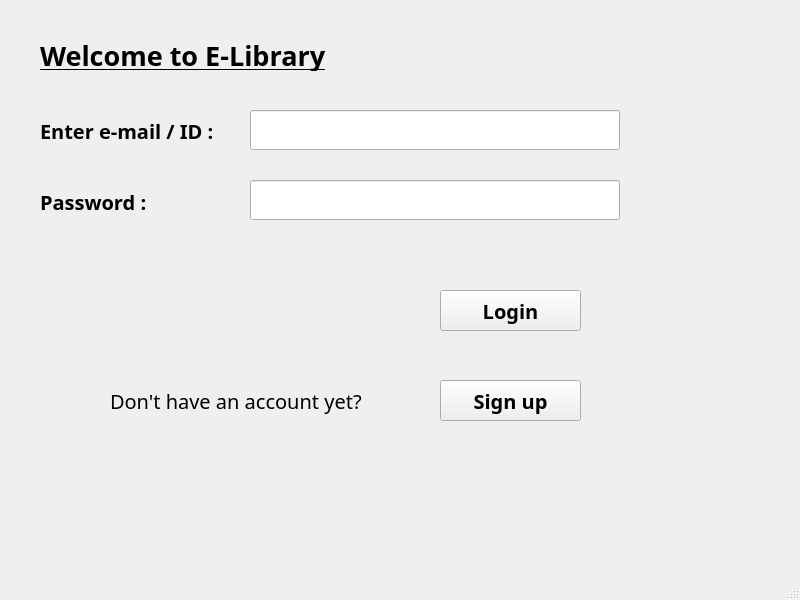
<?xml version="1.0" encoding="UTF-8"?>
<ui version="4.0">
 <class>LoginWindow</class>
 <widget class="QMainWindow" name="LoginWindow">
  <property name="geometry">
   <rect>
    <x>0</x>
    <y>0</y>
    <width>800</width>
    <height>600</height>
   </rect>
  </property>
  <property name="font">
   <font>
    <pointsize>20</pointsize>
   </font>
  </property>
  <property name="windowTitle">
   <string>MainWindow</string>
  </property>
  <widget class="QWidget" name="centralwidget">
   <widget class="QLabel" name="label">
    <property name="geometry">
     <rect>
      <x>40</x>
      <y>40</y>
      <width>341</width>
      <height>31</height>
     </rect>
    </property>
    <property name="font">
     <font>
      <family>Umpush</family>
      <pointsize>20</pointsize>
      <weight>75</weight>
      <bold>true</bold>
      <underline>true</underline>
     </font>
    </property>
    <property name="text">
     <string>Welcome to E-Library</string>
    </property>
   </widget>
   <widget class="QLabel" name="label_2">
    <property name="geometry">
     <rect>
      <x>40</x>
      <y>110</y>
      <width>231</width>
      <height>41</height>
     </rect>
    </property>
    <property name="font">
     <font>
      <family>Umpush</family>
      <pointsize>15</pointsize>
      <weight>75</weight>
      <bold>true</bold>
     </font>
    </property>
    <property name="text">
     <string>Enter e-mail / ID :</string>
    </property>
   </widget>
   <widget class="QLabel" name="label_3">
    <property name="geometry">
     <rect>
      <x>40</x>
      <y>186</y>
      <width>171</width>
      <height>31</height>
     </rect>
    </property>
    <property name="font">
     <font>
      <family>Umpush</family>
      <pointsize>15</pointsize>
      <weight>75</weight>
      <bold>true</bold>
     </font>
    </property>
    <property name="text">
     <string>Password : </string>
    </property>
   </widget>
   <widget class="QPushButton" name="button_login">
    <property name="geometry">
     <rect>
      <x>440</x>
      <y>290</y>
      <width>141</width>
      <height>41</height>
     </rect>
    </property>
    <property name="font">
     <font>
      <family>Umpush</family>
      <pointsize>15</pointsize>
      <weight>75</weight>
      <bold>true</bold>
     </font>
    </property>
    <property name="text">
     <string>Login</string>
    </property>
   </widget>
   <widget class="QPushButton" name="button_signup">
    <property name="geometry">
     <rect>
      <x>440</x>
      <y>380</y>
      <width>141</width>
      <height>41</height>
     </rect>
    </property>
    <property name="font">
     <font>
      <family>Umpush</family>
      <pointsize>15</pointsize>
      <weight>75</weight>
      <bold>true</bold>
     </font>
    </property>
    <property name="text">
     <string>Sign up</string>
    </property>
   </widget>
   <widget class="QLabel" name="label_4">
    <property name="geometry">
     <rect>
      <x>110</x>
      <y>380</y>
      <width>271</width>
      <height>41</height>
     </rect>
    </property>
    <property name="font">
     <font>
      <family>Umpush</family>
      <pointsize>15</pointsize>
      <weight>50</weight>
      <bold>false</bold>
     </font>
    </property>
    <property name="text">
     <string>Don't have an account yet? </string>
    </property>
   </widget>
   <widget class="QLineEdit" name="text_input">
    <property name="geometry">
     <rect>
      <x>250</x>
      <y>110</y>
      <width>370</width>
      <height>40</height>
     </rect>
    </property>
   </widget>
   <widget class="QLineEdit" name="text_password_login">
    <property name="geometry">
     <rect>
      <x>250</x>
      <y>180</y>
      <width>370</width>
      <height>40</height>
     </rect>
    </property>
    <property name="echoMode">
     <enum>QLineEdit::Password</enum>
    </property>
   </widget>
  </widget>
  <widget class="QStatusBar" name="statusbar"/>
 </widget>
 <resources/>
 <connections/>
</ui>
